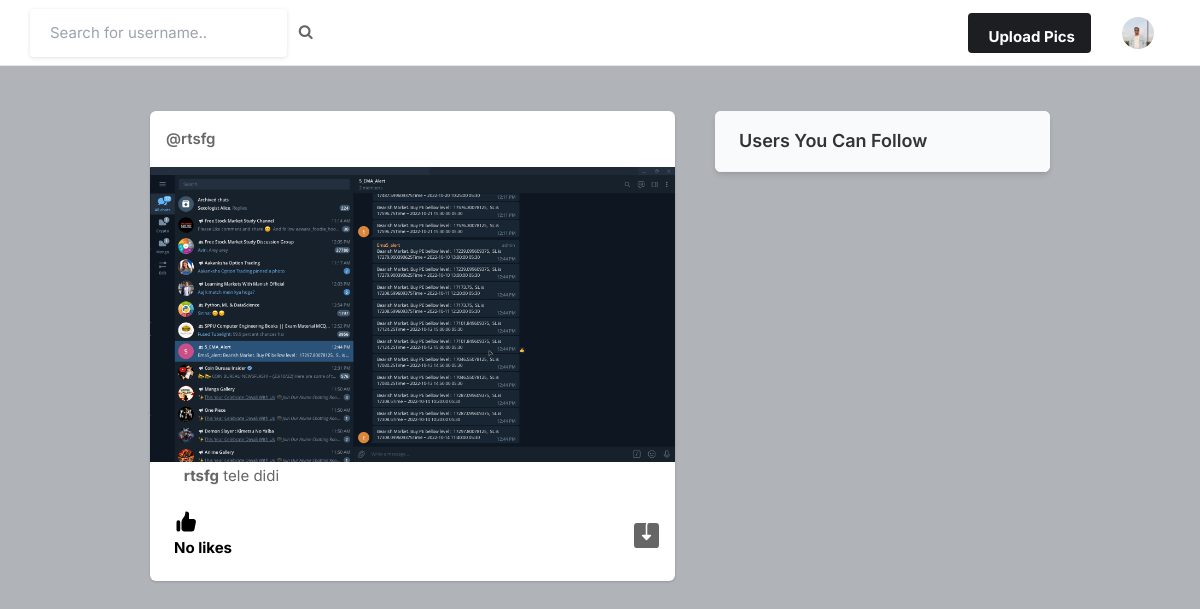
The app's page / (signed in), older data.
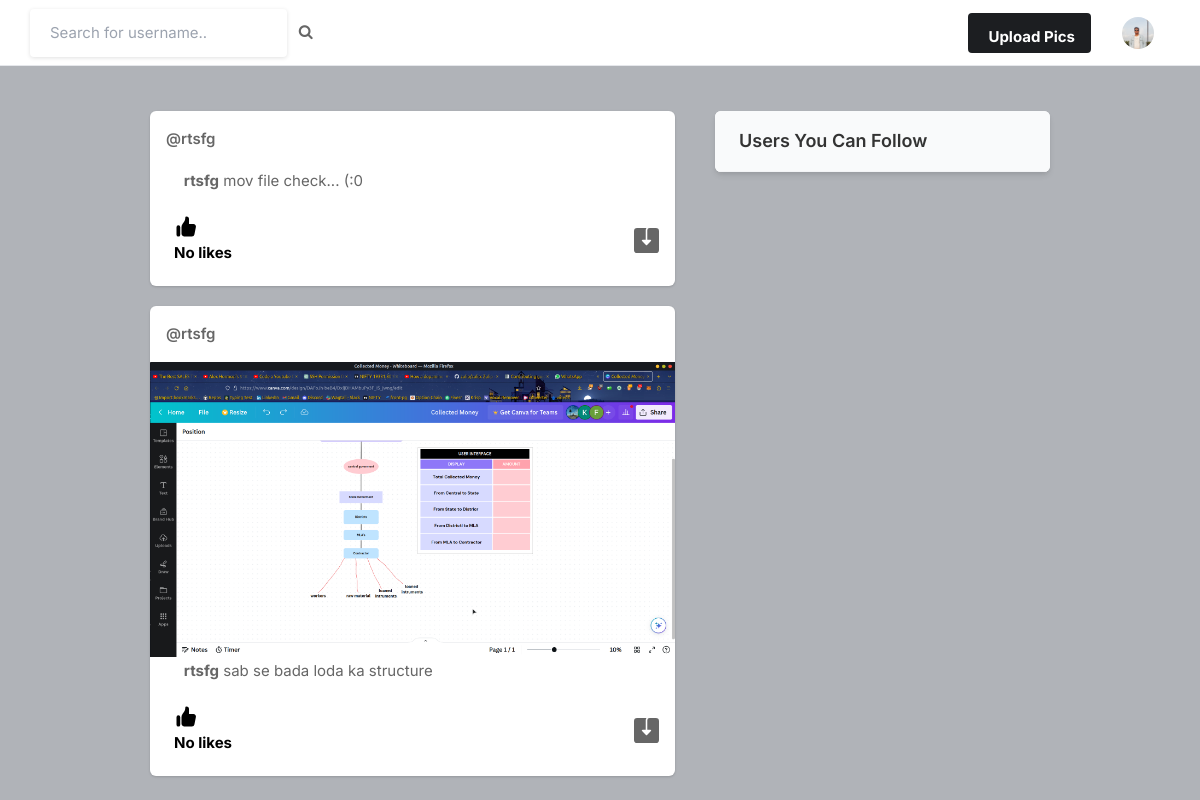
The same page, newer data.
### mainApp/models.py (models this page shows, shortened)
class Profile(models.Model):
    user = models.ForeignKey(User, on_delete=models.CASCADE)
    id_user = models.IntegerField()
    proflieImg = models.ImageField(upload_to='profile_images', default='blank-profile-picture.png')
    bio = models.TextField(blank=True)
    location = models.CharField(max_length=100, blank=True)
    following = models.ManyToManyField('self', related_name='followers', blank=True)
    followers = models.ManyToManyField('self', related_name='following', blank=True)

class Post(models.Model):
    id = models.UUIDField(primary_key=True, default= uuid.uuid4)
    user = models.ForeignKey(User, on_delete=models.CASCADE, default=None)
    captions = models.TextField(max_length=200)
    image = models.ImageField(upload_to='post_images/')
    no_of_likes = models.IntegerField(default=0)
    date_of_upload = models.TimeField(default=datetime.now) # type: ignore

### mainApp/views.py (the view)
# urls.py: path('', views.index, name="index"),
@login_required(login_url='/signup/')
def index(request):
    try:
        user = User.objects.get(username=request.user.username)
        user_profile = Profile.objects.get(user=user)
    except Profile.DoesNotExist:
        user_profile = Profile(user=request.user)
    posts = Post.objects.all()
    context = {'user_profile':user_profile, 'posts':posts}
    return render(request, "index.html", context=context)

### templates/index.html (shortened to what this page needs)
{% load static %}
<!DOCTYPE html>
<html lang="en">
<head>
    <link rel="stylesheet" href="{% static 'assets/css/icons.css' %}">
    <link rel="stylesheet" href="{% static 'assets/css/uikit.css' %}">
    <link rel="stylesheet" href="{% static 'assets/css/style.css' %}">
    <link rel="stylesheet" href="{% static 'assets/css/tailwind.css' %}">
    <link rel="stylesheet" href="https://cdnjs.cloudflare.com/ajax/libs/font-awesome/4.7.0/css/font-awesome.min.css">
</head>
<body>
            <header>
                <div class="header_inner">
                    <form action="/search" method="POST">
                    <div class="left-side">
                            <input type="text" name="username" placeholder="Search for username..">&nbsp; &nbsp;
                            <button type="submit"><i class="fa fa-search fa-1x"></i></button>
                    </div>
                    </form>
                    <div class="right-side lg:pr-4">
                        <a href="#"
                            class="bg-pink-500 flex font-bold hidden hover:bg-pink-600 hover:text-white inline-block items-center lg:block max-h-10 mr-4 px-4 py-2 rounded shado text-white">
                              Upload Pics
                        </a>
                        <a href="#">
                            <img src="{{ user_profile.proflieImg.url }}" class="header-avatar" alt="">
                        </a>
                    </div>
                </div>
            </header>
            <div class="container m-auto">
                <div class="lg:flex justify-center lg:space-x-10 lg:space-y-0 space-y-5">
                    <div class="space-y-5 flex-shrink-0 lg:w-7/12">
                        {% for post in posts reversed %}
                        <div class="bg-white shadow rounded-md  -mx-2 lg:mx-0">
                            <div class="flex justify-between items-center px-4 py-3">
                                <div class="flex flex-1 items-center space-x-4">
                                    <span class="block font-semibold "><a href="/profile/{{post.user}}">@{{post.user}}</a></span>
                                </div>
                              <div>
                                <a href="#"> <i class="icon-feather-more-horizontal text-2xl hover:bg-gray-200 rounded-full p-2 transition -mr-1 "></i> </a>
                              </div>
                            </div>
                            <div uk-lightbox>
                                <a href="{{post.image.url}}">
                                    <img src="{{post.image.url}}" alt="">
                                </a>
                            </div>
                            <p>
                                <a href="/profile/{{post.user}}">&nbsp;&nbsp;&nbsp;&nbsp;&nbsp;&nbsp;&nbsp;&nbsp;<strong>{{post.user}}</strong></a> {{post.captions}}
                            </p>
                            <div class="py-3 px-4 space-y-3">
                                <div class="flex space-x-4 lg:font-bold">
                                    <a href="/like-post?post_id={{post.id}}" class="flex items-center space-x-2">
                                        <div class="p-2 rounded-full text-black">
                                            {% if post.no_of_likes == 0 %}
                                            <p>No likes</p>
                                            {% elif post.no_of_likes == 1 %}
                                            <p>Liked by {{post.no_of_likes}} person</p>
                                            {% else %}
                                            <p>Liked by {{post.no_of_likes}} people</p>
                                            {% endif %}
                                        </div>
                                    </a>
                                    <a href="{{post.image.url}}" class="flex items-center space-x-2 flex-1 justify-end" download>
                                    </a>
                                </div>
                            </div>
                        </div>
                        {% endfor %}
                    </div>
                    <div class="lg:w-5/12">
                        <div class="bg-white  shadow-md rounded-md overflow-hidden">
                            <div class="bg-gray-50  border-b border-gray-100 flex items-baseline justify-between py-4 px-6 ">
                                <h2 class="font-semibold text-lg">Users You Can Follow</h2>
                            </div>
                        </div>
                    </div>
                </div>
            </div>
</body>
</html>

### static/assets/css/style.css (style rules this page uses)
body { background-color: #B0B3B8!important; }
button { vertical-align: middle; }
input { height: 48px; line-height: 48px; padding: 0 20px; outline: none; font-size: 15px; color: #808080; max-width: 100%; width: 100%; -webkit-box-sizing: border-box; box-sizing: border-box; display: block; font-weight: 400; opacity: 1; border-radius: 4px; border: none; -webkit-box-shadow: 0 1px 4px 0px rgba(0, 0, 0, 0.12); box-shadow: 0 1px 4px 0px rgba(0, 0, 0, 0.12); }
input[type="text"], input[type="password"], input[type="email"], input[type="number"] { height: 48px; line-height: 48px; padding: 0 20px; outline: none; font-size: 15px; color: #808080; max-width: 100%; width: 100%; -webkit-box-sizing: border-box; box-sizing: border-box; display: block; font-weight: 400; opacity: 1; border-radius: 4px; border: none; -webkit-box-shadow: 0 1px 4px 0px rgba(0, 0, 0, 0.12); box-shadow: 0 1px 4px 0px rgba(0, 0, 0, 0.12); }
input { -webkit-transition: all 0.1s ease-in-out; transition: all 0.1s ease-in-out; }
::placeholder { color: #808080; opacity: 1; }
button { border: none; margin: 0; padding: 0; width: auto; overflow: visible; background: transparent; color: inherit; font: inherit; line-height: normal; cursor: pointer; }
a { color: #be185d; -webkit-transition: 0.3s; transition: 0.3s; outline: none !important; }
button { outline: none !important; }
img { max-width: 100%; }
body { color: #666; font-size: 15px; line-height: 27px; background-color: #f0f2f5; font-family: "Inter", sans-serif; text-transform: none; }
body p { font-size: 15px; line-height: 27px; }
h1, h2, h3, h4, h5, h6 { font-family: "Inter", sans-serif; text-transform: none; }
input[type="text"], input[type="password"], input[type="email"] { font-family: "Inter", sans-serif; text-transform: none; }
button, body .pac-container { font-family: "Inter", sans-serif; text-transform: none; }
h1, h2, h3, h4, h5, h6 { color: #333; font-weight: 500; margin: 0; padding: 0; }
h2 { font-size: 26px; }
b, strong { font-weight: 700 !important; }
@media (min-width: 1024px) { .container { max-width: 900px !important; padding-top: 45px; } }
header { background-color: #fff; left: 0; right: 0; top: 0; z-index: 99; height: 66px; display: -webkit-box; display: -ms-flexbox; display: flex; -webkit-box-align: center; -ms-flex-align: center; align-items: center; border-bottom: 1px solid #e5e7eb; }
header .header_inner { display: -webkit-box; display: -ms-flexbox; display: flex; -webkit-box-align: center; -ms-flex-align: center; align-items: center; max-width: 1090px; margin: auto; width: 100%; max-width: 100% !important; padding: 0 30px; }
header .header_inner .left-side { display: -webkit-box; display: -ms-flexbox; display: flex; -webkit-box-align: center; -ms-flex-align: center; align-items: center; }
header .header_inner .right-side { display: -webkit-box; display: -ms-flexbox; display: flex; -webkit-box-align: center; -ms-flex-align: center; align-items: center; -webkit-box-pack: end; -ms-flex-pack: end; justify-content: flex-end; margin-left: auto; }
header .header_inner .right-side .header-avatar { width: 32px; height: 32px; border-radius: 100%; margin-left: 15px; }

Row changes from the older to the newer data that the page shows:
removed Post: user "rtsfg", image (picture), captions "tele didi", no_of_likes "No likes"
added Post: user "rtsfg", captions "mov file check... (:0", no_of_likes "No likes"
added Post: user "rtsfg", image (picture), captions "sab se bada loda ka structure", no_of_likes "No likes"
